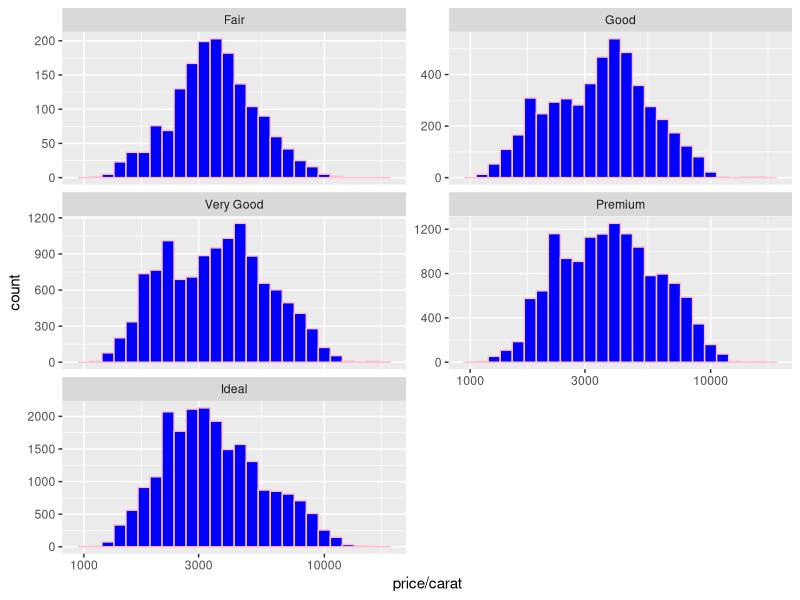

Reproduce this figure in R.
if (require("ggplot2") == FALSE) {
  install.packages("ggplot2")
  require("ggplot2")
}

library("scales")

data(diamonds)
# 
ggplot(diamonds,aes(x=price/carat))+
  geom_histogram(color="pink", fill="blue", binwidth=0.05)+
  facet_wrap(~cut,ncol=2, scales="free_y") +
  theme(legend.position="none") +
  scale_x_log10()

# ggplot(diamonds, aes(x = price/carat)) + 
#   geom_histogram(color = "black", fill = "pink", binwidth = .05) + 
#   theme(axis.text.x = element_text(angle = 0)) +
#   scale_x_log10(expression(paste(Log[10], " of Price")),
#                 breaks = trans_breaks("log10", function(x) 10^x),
#                 labels = trans_format("log10", math_format(10^.x))) + 
#   facet_grid(cut~., scale = "free") + ylab("Count")
